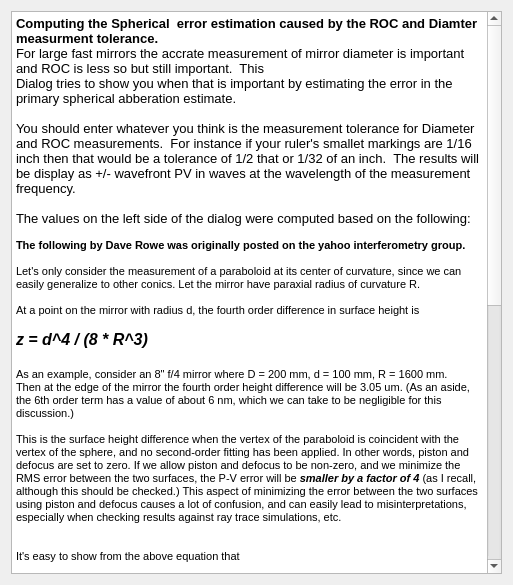
<?xml version="1.0" encoding="UTF-8"?>
<ui version="4.0">
 <class>nullMarginHelpDlg</class>
 <widget class="QDialog" name="nullMarginHelpDlg">
  <property name="geometry">
   <rect>
    <x>0</x>
    <y>0</y>
    <width>513</width>
    <height>585</height>
   </rect>
  </property>
  <property name="windowTitle">
   <string>Null Margin Computations</string>
  </property>
  <layout class="QVBoxLayout" name="verticalLayout">
   <item>
    <widget class="QTextEdit" name="textEdit">
     <property name="readOnly">
      <bool>true</bool>
     </property>
     <property name="html">
      <string>&lt;!DOCTYPE HTML PUBLIC &quot;-//W3C//DTD HTML 4.0//EN&quot; &quot;http://www.w3.org/TR/REC-html40/strict.dtd&quot;&gt;
&lt;html&gt;&lt;head&gt;&lt;meta name=&quot;qrichtext&quot; content=&quot;1&quot; /&gt;&lt;style type=&quot;text/css&quot;&gt;
p, li { white-space: pre-wrap; }
&lt;/style&gt;&lt;/head&gt;&lt;body style=&quot; font-family:'MS Shell Dlg 2'; font-size:8.25pt; font-weight:400; font-style:normal;&quot;&gt;
&lt;p style=&quot; margin-top:0px; margin-bottom:0px; margin-left:0px; margin-right:0px; -qt-block-indent:0; text-indent:0px;&quot;&gt;&lt;span style=&quot; font-size:10pt; font-weight:600;&quot;&gt;Computing the Spherical  error estimation caused by the ROC and Diamter measurment tolerance.&lt;/span&gt;&lt;/p&gt;
&lt;p style=&quot; margin-top:0px; margin-bottom:0px; margin-left:0px; margin-right:0px; -qt-block-indent:0; text-indent:0px;&quot;&gt;&lt;span style=&quot; font-size:10pt;&quot;&gt;For large fast mirrors the accrate measurement of mirror diameter is important and ROC is less so but still important.  This&lt;/span&gt;&lt;/p&gt;
&lt;p style=&quot; margin-top:0px; margin-bottom:0px; margin-left:0px; margin-right:0px; -qt-block-indent:0; text-indent:0px;&quot;&gt;&lt;span style=&quot; font-size:10pt;&quot;&gt;Dialog tries to show you when that is important by estimating the error in the primary spherical abberation estimate.&lt;/span&gt;&lt;/p&gt;
&lt;p style=&quot;-qt-paragraph-type:empty; margin-top:0px; margin-bottom:0px; margin-left:0px; margin-right:0px; -qt-block-indent:0; text-indent:0px; font-size:10pt;&quot;&gt;&lt;br /&gt;&lt;/p&gt;
&lt;p style=&quot; margin-top:0px; margin-bottom:0px; margin-left:0px; margin-right:0px; -qt-block-indent:0; text-indent:0px;&quot;&gt;&lt;span style=&quot; font-size:10pt;&quot;&gt;You should enter whatever you think is the measurement tolerance for Diameter and ROC measurements.  For instance if your ruler's smallet markings are 1/16 inch then that would be a tolerance of 1/2 that or 1/32 of an inch.  The results will be display as +/- wavefront PV in waves at the wavelength of the measurement frequency.  &lt;/span&gt;&lt;/p&gt;
&lt;p style=&quot;-qt-paragraph-type:empty; margin-top:0px; margin-bottom:0px; margin-left:0px; margin-right:0px; -qt-block-indent:0; text-indent:0px; font-size:10pt;&quot;&gt;&lt;br /&gt;&lt;/p&gt;
&lt;p style=&quot; margin-top:0px; margin-bottom:0px; margin-left:0px; margin-right:0px; -qt-block-indent:0; text-indent:0px;&quot;&gt;&lt;span style=&quot; font-size:10pt;&quot;&gt;The values on the left side of the dialog were computed based on the following:&lt;/span&gt;&lt;/p&gt;
&lt;p style=&quot;-qt-paragraph-type:empty; margin-top:0px; margin-bottom:0px; margin-left:0px; margin-right:0px; -qt-block-indent:0; text-indent:0px; font-size:8pt; font-weight:600; color:#000000;&quot;&gt;&lt;br /&gt;&lt;/p&gt;
&lt;p style=&quot; margin-top:0px; margin-bottom:0px; margin-left:0px; margin-right:0px; -qt-block-indent:0; text-indent:0px;&quot;&gt;&lt;span style=&quot; font-size:8pt; font-weight:600; color:#000000;&quot;&gt;The following by Dave Rowe was originally posted on the yahoo interferometry group.&lt;/span&gt;&lt;/p&gt;
&lt;p style=&quot;-qt-paragraph-type:empty; margin-top:0px; margin-bottom:0px; margin-left:0px; margin-right:0px; -qt-block-indent:0; text-indent:0px; font-size:8pt; font-weight:600; color:#000000;&quot;&gt;&lt;br /&gt;&lt;/p&gt;
&lt;p style=&quot; margin-top:0px; margin-bottom:0px; margin-left:0px; margin-right:0px; -qt-block-indent:0; text-indent:0px;&quot;&gt;&lt;span style=&quot; font-size:8pt;&quot;&gt;Let's only consider the measurement of a paraboloid at its center of curvature, since we can easily generalize to other conics. Let the mirror have paraxial radius of curvature R.&lt;/span&gt;&lt;/p&gt;
&lt;p style=&quot;-qt-paragraph-type:empty; margin-top:0px; margin-bottom:0px; margin-left:0px; margin-right:0px; -qt-block-indent:0; text-indent:0px; font-size:8pt;&quot;&gt;&lt;br /&gt;&lt;/p&gt;
&lt;p style=&quot; margin-top:0px; margin-bottom:0px; margin-left:0px; margin-right:0px; -qt-block-indent:0; text-indent:0px;&quot;&gt;&lt;span style=&quot; font-size:8pt;&quot;&gt;At a point on the mirror with radius d, the fourth order difference in surface height is &lt;/span&gt;&lt;/p&gt;
&lt;p style=&quot;-qt-paragraph-type:empty; margin-top:0px; margin-bottom:0px; margin-left:0px; margin-right:0px; -qt-block-indent:0; text-indent:0px; font-size:8pt;&quot;&gt;&lt;br /&gt;&lt;/p&gt;
&lt;p align=&quot;justify&quot; style=&quot; margin-top:0px; margin-bottom:0px; margin-left:0px; margin-right:0px; -qt-block-indent:0; text-indent:0px;&quot;&gt;&lt;span style=&quot; font-size:12pt; font-weight:600; font-style:italic;&quot;&gt;z = d^4 / (8 * R^3)&lt;/span&gt;&lt;/p&gt;
&lt;p align=&quot;justify&quot; style=&quot;-qt-paragraph-type:empty; margin-top:0px; margin-bottom:0px; margin-left:0px; margin-right:0px; -qt-block-indent:0; text-indent:0px; font-size:12pt; font-weight:600; font-style:italic;&quot;&gt;&lt;br /&gt;&lt;/p&gt;
&lt;p style=&quot; margin-top:0px; margin-bottom:0px; margin-left:0px; margin-right:0px; -qt-block-indent:0; text-indent:0px;&quot;&gt;&lt;span style=&quot; font-size:8pt;&quot;&gt;As an example, consider an 8&amp;quot; f/4 mirror where D = 200 mm, d = 100 mm, R = 1600 mm.&lt;/span&gt;&lt;/p&gt;
&lt;p style=&quot; margin-top:0px; margin-bottom:0px; margin-left:0px; margin-right:0px; -qt-block-indent:0; text-indent:0px;&quot;&gt;&lt;span style=&quot; font-size:8pt;&quot;&gt;Then at the edge of the mirror the fourth order height difference will be 3.05 um. (As an aside, the 6th order term has a value of about 6 nm, which we can take to be negligible for this discussion.)&lt;/span&gt;&lt;/p&gt;
&lt;p style=&quot;-qt-paragraph-type:empty; margin-top:0px; margin-bottom:0px; margin-left:0px; margin-right:0px; -qt-block-indent:0; text-indent:0px; font-size:8pt;&quot;&gt;&lt;br /&gt;&lt;/p&gt;
&lt;p style=&quot; margin-top:0px; margin-bottom:0px; margin-left:0px; margin-right:0px; -qt-block-indent:0; text-indent:0px;&quot;&gt;&lt;span style=&quot; font-size:8pt;&quot;&gt;This is the surface height difference when the vertex of the paraboloid is coincident with the vertex of the sphere, and no second-order fitting has been applied. In other words, piston and defocus are set to zero. If we allow piston and defocus to be non-zero, and we minimize the RMS error between the two surfaces, the P-V error will be&lt;/span&gt;&lt;span style=&quot; font-size:8pt; font-weight:600; font-style:italic;&quot;&gt; smaller by a factor of 4&lt;/span&gt;&lt;span style=&quot; font-size:8pt;&quot;&gt; (as I recall, although this should be checked.) This aspect of minimizing the error between the two surfaces using piston and defocus causes a lot of confusion, and can easily lead to misinterpretations, especially when checking results against ray trace simulations, etc.&lt;/span&gt;&lt;/p&gt;
&lt;p style=&quot;-qt-paragraph-type:empty; margin-top:0px; margin-bottom:0px; margin-left:0px; margin-right:0px; -qt-block-indent:0; text-indent:0px;&quot;&gt;&lt;br /&gt;&lt;/p&gt;
&lt;p style=&quot;-qt-paragraph-type:empty; margin-top:0px; margin-bottom:0px; margin-left:0px; margin-right:0px; -qt-block-indent:0; text-indent:0px; font-size:8pt;&quot;&gt;&lt;br /&gt;&lt;/p&gt;
&lt;p style=&quot; margin-top:0px; margin-bottom:0px; margin-left:0px; margin-right:0px; -qt-block-indent:0; text-indent:0px;&quot;&gt;&lt;span style=&quot; font-size:8pt;&quot;&gt;It's easy to show from the above equation that&lt;/span&gt;&lt;/p&gt;
&lt;p style=&quot;-qt-paragraph-type:empty; margin-top:0px; margin-bottom:0px; margin-left:0px; margin-right:0px; -qt-block-indent:0; text-indent:0px; font-size:8pt;&quot;&gt;&lt;br /&gt;&lt;/p&gt;
&lt;p align=&quot;justify&quot; style=&quot; margin-top:0px; margin-bottom:0px; margin-left:0px; margin-right:0px; -qt-block-indent:0; text-indent:0px;&quot;&gt;&lt;span style=&quot; font-size:12pt; font-weight:600; font-style:italic;&quot;&gt;delta(z) / z = 4 delta(d) / d - 3 delta(R) / R&lt;/span&gt;&lt;/p&gt;
&lt;p align=&quot;center&quot; style=&quot;-qt-paragraph-type:empty; margin-top:0px; margin-bottom:0px; margin-left:0px; margin-right:0px; -qt-block-indent:0; text-indent:0px; font-size:12pt; font-weight:600; font-style:italic;&quot;&gt;&lt;br /&gt;&lt;/p&gt;
&lt;p style=&quot; margin-top:0px; margin-bottom:0px; margin-left:0px; margin-right:0px; -qt-block-indent:0; text-indent:0px;&quot;&gt;&lt;span style=&quot; font-size:10pt; font-weight:600; font-style:italic; color:#0000ff;&quot;&gt;In other words, the fractional error in the surface height is 4 times the fractional error in the diameter minus 3 times the factional error in the radius of curvature.&lt;/span&gt;&lt;/p&gt;
&lt;p style=&quot;-qt-paragraph-type:empty; margin-top:0px; margin-bottom:0px; margin-left:0px; margin-right:0px; -qt-block-indent:0; text-indent:0px; font-size:8pt;&quot;&gt;&lt;br /&gt;&lt;/p&gt;
&lt;p style=&quot; margin-top:0px; margin-bottom:0px; margin-left:0px; margin-right:0px; -qt-block-indent:0; text-indent:0px;&quot;&gt;&lt;span style=&quot; font-size:8pt;&quot;&gt;You can interpret the word &amp;quot;error&amp;quot; in this statement as &amp;quot;change&amp;quot; or &amp;quot;uncertainty,&amp;quot; depending on the context.&lt;/span&gt;&lt;/p&gt;
&lt;p style=&quot;-qt-paragraph-type:empty; margin-top:0px; margin-bottom:0px; margin-left:0px; margin-right:0px; -qt-block-indent:0; text-indent:0px; font-size:8pt;&quot;&gt;&lt;br /&gt;&lt;/p&gt;
&lt;p style=&quot; margin-top:0px; margin-bottom:0px; margin-left:0px; margin-right:0px; -qt-block-indent:0; text-indent:0px;&quot;&gt;&lt;span style=&quot; font-size:8pt;&quot;&gt;Assume that we can measure the diameter of the mirror to an accuracy of 1 millimeter and the radius of the mirror to 5 mm.&lt;/span&gt;&lt;/p&gt;
&lt;p style=&quot;-qt-paragraph-type:empty; margin-top:0px; margin-bottom:0px; margin-left:0px; margin-right:0px; -qt-block-indent:0; text-indent:0px; font-size:8pt;&quot;&gt;&lt;br /&gt;&lt;/p&gt;
&lt;p style=&quot; margin-top:0px; margin-bottom:0px; margin-left:0px; margin-right:0px; -qt-block-indent:0; text-indent:0px;&quot;&gt;&lt;span style=&quot; font-size:8pt;&quot;&gt;Then the uncertainty in the fourth order term for surface height is +/- 60 nm due to the uncertainty in diameter, and +/- 30 nm due to the uncertainly in the measurement of the radius.&lt;/span&gt;&lt;/p&gt;
&lt;p style=&quot;-qt-paragraph-type:empty; margin-top:0px; margin-bottom:0px; margin-left:0px; margin-right:0px; -qt-block-indent:0; text-indent:0px; font-size:8pt;&quot;&gt;&lt;br /&gt;&lt;/p&gt;
&lt;p style=&quot;-qt-paragraph-type:empty; margin-top:0px; margin-bottom:0px; margin-left:0px; margin-right:0px; -qt-block-indent:0; text-indent:0px;&quot;&gt;&lt;br /&gt;&lt;/p&gt;
&lt;p style=&quot;-qt-paragraph-type:empty; margin-top:0px; margin-bottom:0px; margin-left:0px; margin-right:0px; -qt-block-indent:0; text-indent:0px; font-size:8pt;&quot;&gt;&lt;br /&gt;&lt;/p&gt;
&lt;p style=&quot;-qt-paragraph-type:empty; margin-top:0px; margin-bottom:0px; margin-left:0px; margin-right:0px; -qt-block-indent:0; text-indent:0px;&quot;&gt;&lt;br /&gt;&lt;/p&gt;
&lt;p style=&quot;-qt-paragraph-type:empty; margin-top:0px; margin-bottom:0px; margin-left:0px; margin-right:0px; -qt-block-indent:0; text-indent:0px; font-size:8pt;&quot;&gt;&lt;br /&gt;&lt;/p&gt;
&lt;p style=&quot; margin-top:0px; margin-bottom:0px; margin-left:0px; margin-right:0px; -qt-block-indent:0; text-indent:0px;&quot;&gt;&lt;span style=&quot; font-size:10pt; font-weight:600;&quot;&gt;How DFTFringe computes these values.&lt;/span&gt;&lt;/p&gt;
&lt;p style=&quot;-qt-paragraph-type:empty; margin-top:0px; margin-bottom:0px; margin-left:0px; margin-right:0px; -qt-block-indent:0; text-indent:0px; font-size:8pt;&quot;&gt;&lt;br /&gt;&lt;/p&gt;
&lt;p style=&quot; margin-top:0px; margin-bottom:0px; margin-left:0px; margin-right:0px; -qt-block-indent:0; text-indent:0px;&quot;&gt;So that it can display the results in terms of the wavefront DFTFringe multiplies the above deltas against the software Null value.  The total is the sqrt of the sum of those terms squared.  The Peak to Valley value is computed by the software to be 1.5 times the Null value and displayed as such.&lt;/p&gt;
&lt;p style=&quot;-qt-paragraph-type:empty; margin-top:0px; margin-bottom:0px; margin-left:0px; margin-right:0px; -qt-block-indent:0; text-indent:0px;&quot;&gt;&lt;br /&gt;&lt;/p&gt;
&lt;p style=&quot; margin-top:0px; margin-bottom:0px; margin-left:0px; margin-right:0px; -qt-block-indent:0; text-indent:0px;&quot;&gt;The graph on the right is a simulation computed by taking  random sample values of both ROC and Diameter from normal distribution with a stddev of the tolerance value divided by the Sqrt of 3.  This has been determined to be a good distribution to represent the probability based on measurment tolerances.  See for details.&lt;a href=&quot;http://www.npl.co.uk/upload/pdf/beg-guide-measurement-mech-eng.pdf&quot;&gt;&lt;span style=&quot; font-size:8pt; text-decoration: underline; color:#0000ff;&quot;&gt;Beginner's Guide to Measurement in Mechanical Engineering.&lt;/span&gt;&lt;/a&gt; In particular see the section on page 26 &lt;span style=&quot; font-size:8pt;&quot;&gt;Type B uncertainty evaluation.&lt;/span&gt;&lt;/p&gt;
&lt;p style=&quot;-qt-paragraph-type:empty; margin-top:0px; margin-bottom:0px; margin-left:0px; margin-right:0px; -qt-block-indent:0; text-indent:0px; font-size:8pt;&quot;&gt;&lt;br /&gt;&lt;/p&gt;
&lt;p style=&quot; margin-top:0px; margin-bottom:0px; margin-left:0px; margin-right:0px; -qt-block-indent:0; text-indent:0px;&quot;&gt;&lt;span style=&quot; font-size:8pt;&quot;&gt;The vertical lines with percentages represent the 1,2, and standard deviation points.  So for example there is a 68 % chance the values are in that range and 95 % chance values are within that range between the 95% lines. &lt;/span&gt;&lt;/p&gt;
&lt;p style=&quot;-qt-paragraph-type:empty; margin-top:0px; margin-bottom:0px; margin-left:0px; margin-right:0px; -qt-block-indent:0; text-indent:0px;&quot;&gt;&lt;br /&gt;&lt;/p&gt;
&lt;p style=&quot;-qt-paragraph-type:empty; margin-top:0px; margin-bottom:0px; margin-left:0px; margin-right:0px; -qt-block-indent:0; text-indent:0px;&quot;&gt;&lt;br /&gt;&lt;/p&gt;&lt;/body&gt;&lt;/html&gt;</string>
     </property>
    </widget>
   </item>
  </layout>
 </widget>
 <resources/>
 <connections/>
</ui>
